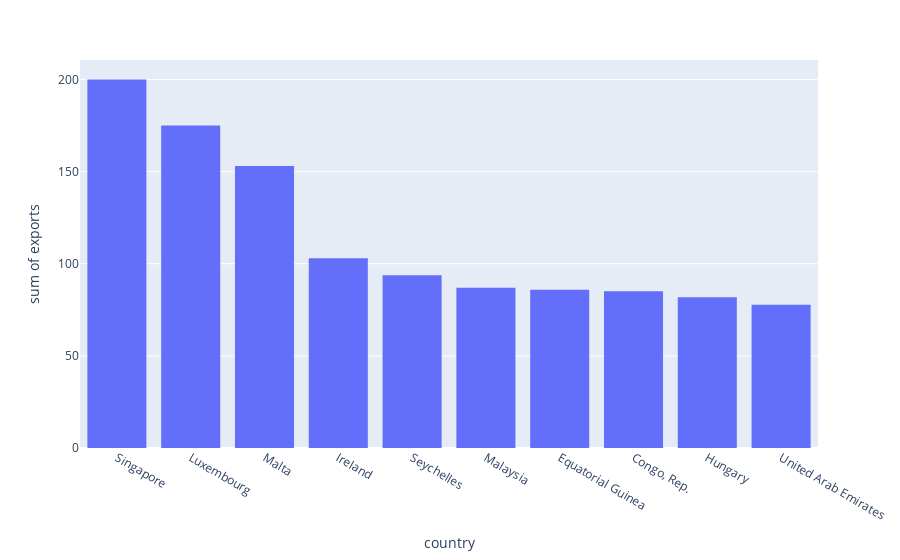

Here is the notebook cell this chart was saved with:
### Code cell
view_distribution(df,'exports',False)

### Figure 1 — Plotly figure (JSON) as saved in the notebook; plotly's stock layout.template omitted (floating-point values rounded to 4 significant figures)
{"data": [{"alignmentgroup": "True", "bingroup": "x", "histfunc": "sum", "hovertemplate": "country=%{x}<br>sum of exports=%{y}<extra></extra>", "legendgroup": "", "marker": {"color": "#636efa", "pattern": {"shape": ""}}, "name": "", "offsetgroup": "", "orientation": "v", "showlegend": false, "x": ["Singapore", "Luxembourg", "Malta", "Ireland", "Seychelles", "Malaysia", "Equatorial Guinea", "Congo, Rep.", "Hungary", "United Arab Emirates"], "xaxis": "x", "y": [200.0, 175.0, 153.0, 103.0, 93.8, 86.9, 85.8, 85.1, 81.8, 77.7], "yaxis": "y", "type": "histogram"}], "layout": {"xaxis": {"anchor": "y", "domain": [0.0, 1.0], "title": {"text": "country"}}, "yaxis": {"anchor": "x", "domain": [0.0, 1.0], "title": {"text": "sum of exports"}}, "legend": {"tracegroupgap": 0}, "margin": {"t": 60}, "barmode": "relative"}}
